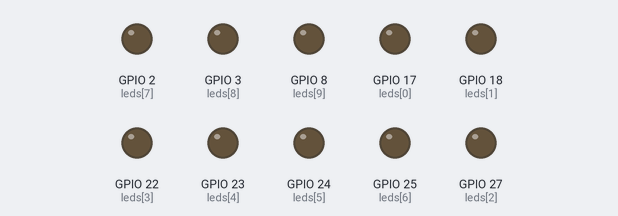
The program below on a simulated Raspberry Pi (BCM pin numbers). Parts: output pins drawn as LEDs (lit = HIGH). What the program prints to the terminal is not drawn.

Above: at 0.05 s.
At 0.55 s:
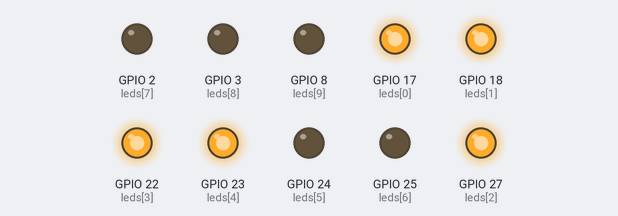
At 1.0 s:
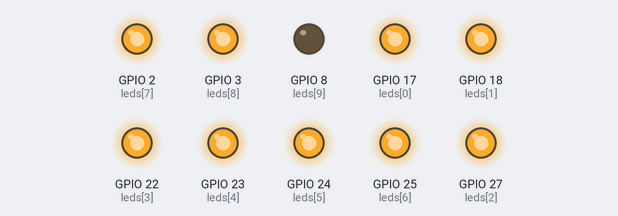
At 1.75 s:
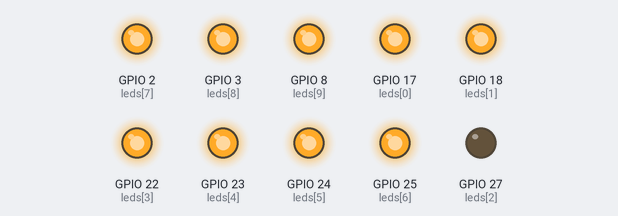
At 2.45 s:
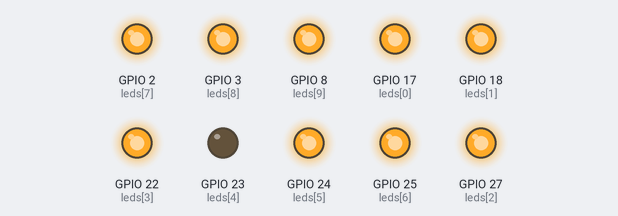
At 4.0 s:
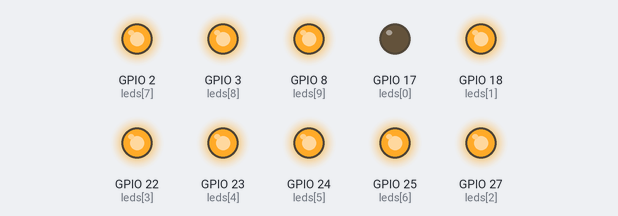
Timing chart, 0 to 4.6 s (numbered marks = the images above):
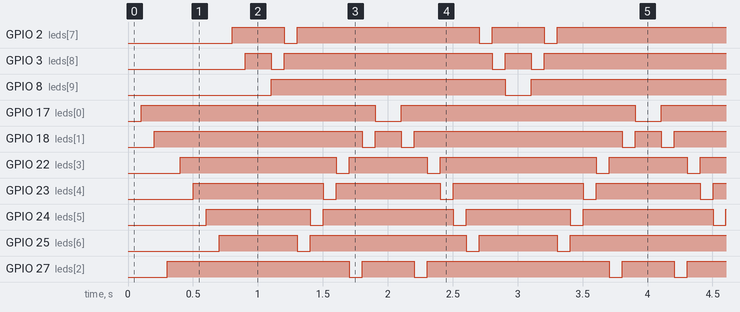

Measured:
- by itself, GPIO 2 (leds[7]): repeats every 2.0 s: LOW 0.10 s, HIGH 1.4 s, LOW 0.10 s, HIGH 0.40 s
- by itself, GPIO 3 (leds[8]): repeats every 2.0 s: LOW 0.10 s, HIGH 1.6 s, LOW 0.10 s, HIGH 0.20 s
- by itself, GPIO 8 (leds[9]), GPIO 17 (leds[0]): alternates HIGH for 1.8 s and LOW for 0.20 s
- by itself, GPIO 18 (leds[1]): repeats every 2.0 s: LOW 0.10 s, HIGH 0.20 s, LOW 0.10 s, HIGH 1.6 s
- by itself, GPIO 22 (leds[3]): repeats every 2.0 s: LOW 0.10 s, HIGH 0.60 s, LOW 0.10 s, HIGH 1.2 s
- by itself, GPIO 23 (leds[4]): repeats every 2.0 s: LOW 0.10 s, HIGH 0.80 s, LOW 0.10 s, HIGH 1.0 s
- by itself, GPIO 24 (leds[5]): repeats every 2.0 s: LOW 0.10 s, HIGH 1.0 s, LOW 0.10 s, HIGH 0.80 s
- by itself, GPIO 25 (leds[6]): repeats every 2.0 s: LOW 0.10 s, HIGH 1.2 s, LOW 0.10 s, HIGH 0.60 s

The program:

LightWater.py
```python
from gpiozero import LED
from time import sleep

ledPins = [17, 18, 27, 22, 23, 24, 25, 2, 3, 8]
leds = [LED(pin=pin) for pin in ledPins]

def loop():
    while True:
        for index in range(0,len(ledPins),1):
            leds[index].off()
            sleep(0.1)
            leds[index].on()
        for index in range(len(ledPins)-1,-1,-1):
            leds[index].off()
            sleep(0.1)
            leds[index].on()

if __name__ == '__main__':
    print ('Program is starting...')
    try:
        loop()
    except KeyboardInterrupt:
        print("Ending program")
    finally:
        for index in range(0,len(ledPins),1):
            leds[index].close()
```
